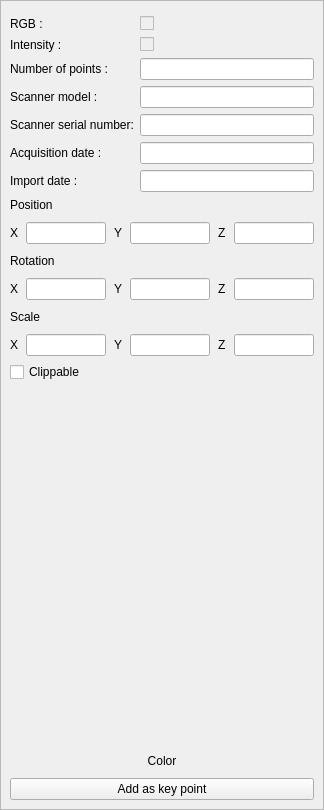
<?xml version="1.0" encoding="UTF-8"?>
<ui version="4.0">
 <class>PropertyScan</class>
 <widget class="QWidget" name="PropertyScan">
  <property name="geometry">
   <rect>
    <x>0</x>
    <y>0</y>
    <width>324</width>
    <height>810</height>
   </rect>
  </property>
  <property name="sizePolicy">
   <sizepolicy hsizetype="Preferred" vsizetype="Preferred">
    <horstretch>0</horstretch>
    <verstretch>0</verstretch>
   </sizepolicy>
  </property>
  <property name="maximumSize">
   <size>
    <width>600</width>
    <height>16777215</height>
   </size>
  </property>
  <property name="windowTitle">
   <string>Scan properties</string>
  </property>
  <layout class="QGridLayout" name="gridLayout">
   <property name="leftMargin">
    <number>0</number>
   </property>
   <property name="topMargin">
    <number>0</number>
   </property>
   <property name="rightMargin">
    <number>0</number>
   </property>
   <property name="bottomMargin">
    <number>0</number>
   </property>
   <item row="0" column="0" colspan="2">
    <widget class="QScrollArea" name="scrollArea">
     <property name="widgetResizable">
      <bool>true</bool>
     </property>
     <widget class="QWidget" name="scrollAreaWidgetContents">
      <property name="geometry">
       <rect>
        <x>0</x>
        <y>0</y>
        <width>322</width>
        <height>808</height>
       </rect>
      </property>
      <layout class="QGridLayout" name="gridLayout_3">
       <item row="6" column="0">
        <widget class="QLabel" name="label_acquisition_date">
         <property name="text">
          <string>Acquisition date :</string>
         </property>
        </widget>
       </item>
       <item row="0" column="0" colspan="2">
        <widget class="GenericPropertiesHead" name="genericPropsHeadWidget" native="true"/>
       </item>
       <item row="4" column="1">
        <widget class="QLineEdit" name="scannerModel">
         <property name="enabled">
          <bool>true</bool>
         </property>
         <property name="readOnly">
          <bool>true</bool>
         </property>
        </widget>
       </item>
       <item row="13" column="0" colspan="2">
        <widget class="QPushButton" name="addAsKeyPoint">
         <property name="text">
          <string>Add as key point</string>
         </property>
        </widget>
       </item>
       <item row="7" column="1">
        <widget class="QLineEdit" name="importDate">
         <property name="enabled">
          <bool>true</bool>
         </property>
         <property name="readOnly">
          <bool>true</bool>
         </property>
        </widget>
       </item>
       <item row="5" column="0">
        <widget class="QLabel" name="label_scanner_serial_number">
         <property name="text">
          <string>Scanner serial number:</string>
         </property>
        </widget>
       </item>
       <item row="3" column="1">
        <widget class="QLineEdit" name="numberOfPoints">
         <property name="enabled">
          <bool>true</bool>
         </property>
         <property name="readOnly">
          <bool>true</bool>
         </property>
        </widget>
       </item>
       <item row="11" column="0" colspan="2">
        <spacer name="verticalSpacer">
         <property name="orientation">
          <enum>Qt::Vertical</enum>
         </property>
         <property name="sizeHint" stdset="0">
          <size>
           <width>0</width>
           <height>0</height>
          </size>
         </property>
        </spacer>
       </item>
       <item row="1" column="0">
        <widget class="QLabel" name="label_rgb">
         <property name="text">
          <string>RGB :</string>
         </property>
        </widget>
       </item>
       <item row="4" column="0">
        <widget class="QLabel" name="label_scanner_model">
         <property name="text">
          <string>Scanner model :</string>
         </property>
        </widget>
       </item>
       <item row="2" column="0">
        <widget class="QLabel" name="label_intensity">
         <property name="text">
          <string>Intensity :</string>
         </property>
        </widget>
       </item>
       <item row="8" column="0" colspan="2">
        <layout class="QGridLayout" name="gridLayout_2" rowstretch="0,0,0,0,0,0,0,0" columnstretch="0,0,0,0,0,0">
         <property name="horizontalSpacing">
          <number>8</number>
         </property>
         <property name="verticalSpacing">
          <number>10</number>
         </property>
         <item row="3" column="3">
          <widget class="QDoubleEdit" name="posY">
           <property name="enabled">
            <bool>true</bool>
           </property>
           <property name="text">
            <string/>
           </property>
           <property name="readOnly">
            <bool>true</bool>
           </property>
          </widget>
         </item>
         <item row="5" column="1">
          <widget class="QDoubleEdit" name="rotX">
           <property name="enabled">
            <bool>true</bool>
           </property>
           <property name="readOnly">
            <bool>true</bool>
           </property>
          </widget>
         </item>
         <item row="5" column="3">
          <widget class="QDoubleEdit" name="rotY">
           <property name="enabled">
            <bool>true</bool>
           </property>
           <property name="readOnly">
            <bool>true</bool>
           </property>
          </widget>
         </item>
         <item row="2" column="0" colspan="2">
          <layout class="QHBoxLayout" name="horizontalLayout_2">
           <item>
            <widget class="QLabel" name="label_9">
             <property name="text">
              <string>Position</string>
             </property>
            </widget>
           </item>
          </layout>
         </item>
         <item row="3" column="2">
          <widget class="QLabel" name="label_11">
           <property name="text">
            <string>Y</string>
           </property>
          </widget>
         </item>
         <item row="5" column="2">
          <widget class="QLabel" name="label_15">
           <property name="text">
            <string>Y</string>
           </property>
          </widget>
         </item>
         <item row="5" column="0">
          <widget class="QLabel" name="label_14">
           <property name="text">
            <string>X</string>
           </property>
          </widget>
         </item>
         <item row="3" column="1">
          <widget class="QDoubleEdit" name="posX">
           <property name="enabled">
            <bool>true</bool>
           </property>
           <property name="readOnly">
            <bool>true</bool>
           </property>
          </widget>
         </item>
         <item row="3" column="4">
          <widget class="QLabel" name="label_12">
           <property name="text">
            <string>Z</string>
           </property>
          </widget>
         </item>
         <item row="5" column="4">
          <widget class="QLabel" name="label_16">
           <property name="text">
            <string>Z</string>
           </property>
          </widget>
         </item>
         <item row="4" column="0" colspan="2">
          <widget class="QLabel" name="label_13">
           <property name="text">
            <string>Rotation</string>
           </property>
          </widget>
         </item>
         <item row="5" column="5">
          <widget class="QDoubleEdit" name="rotZ">
           <property name="enabled">
            <bool>true</bool>
           </property>
           <property name="readOnly">
            <bool>true</bool>
           </property>
          </widget>
         </item>
         <item row="3" column="5">
          <widget class="QDoubleEdit" name="posZ">
           <property name="enabled">
            <bool>true</bool>
           </property>
           <property name="readOnly">
            <bool>true</bool>
           </property>
          </widget>
         </item>
         <item row="3" column="0">
          <widget class="QLabel" name="label_10">
           <property name="text">
            <string>X</string>
           </property>
          </widget>
         </item>
         <item row="6" column="0" colspan="2">
          <widget class="QLabel" name="label">
           <property name="text">
            <string>Scale</string>
           </property>
          </widget>
         </item>
         <item row="7" column="0">
          <widget class="QLabel" name="label_2">
           <property name="text">
            <string>X</string>
           </property>
          </widget>
         </item>
         <item row="7" column="1">
          <widget class="QDoubleEdit" name="scaleX"/>
         </item>
         <item row="7" column="2">
          <widget class="QLabel" name="label_3">
           <property name="text">
            <string>Y</string>
           </property>
          </widget>
         </item>
         <item row="7" column="4">
          <widget class="QLabel" name="label_4">
           <property name="text">
            <string>Z</string>
           </property>
          </widget>
         </item>
         <item row="7" column="3">
          <widget class="QDoubleEdit" name="scaleY"/>
         </item>
         <item row="7" column="5">
          <widget class="QDoubleEdit" name="scaleZ"/>
         </item>
        </layout>
       </item>
       <item row="7" column="0">
        <widget class="QLabel" name="label_import_date">
         <property name="text">
          <string>Import date :</string>
         </property>
        </widget>
       </item>
       <item row="9" column="0">
        <widget class="QCheckBox" name="checkBox_clippable">
         <property name="text">
          <string>Clippable</string>
         </property>
        </widget>
       </item>
       <item row="5" column="1">
        <widget class="QLineEdit" name="scannerSerialNumber">
         <property name="enabled">
          <bool>true</bool>
         </property>
         <property name="readOnly">
          <bool>true</bool>
         </property>
        </widget>
       </item>
       <item row="10" column="0" colspan="2">
        <widget class="GenericPropertiesFeet" name="genericPropsFeetWidget" native="true"/>
       </item>
       <item row="2" column="1">
        <widget class="QCheckBox" name="IntensityCheckBox">
         <property name="enabled">
          <bool>false</bool>
         </property>
         <property name="mouseTracking">
          <bool>false</bool>
         </property>
         <property name="focusPolicy">
          <enum>Qt::NoFocus</enum>
         </property>
         <property name="text">
          <string/>
         </property>
         <property name="checkable">
          <bool>true</bool>
         </property>
        </widget>
       </item>
       <item row="6" column="1">
        <widget class="QLineEdit" name="acquisitionDate">
         <property name="enabled">
          <bool>true</bool>
         </property>
         <property name="readOnly">
          <bool>true</bool>
         </property>
        </widget>
       </item>
       <item row="3" column="0">
        <widget class="QLabel" name="label_nb_points">
         <property name="text">
          <string>Number of points :</string>
         </property>
        </widget>
       </item>
       <item row="12" column="0" colspan="2">
        <widget class="QPushButton" name="colorPicker">
         <property name="autoFillBackground">
          <bool>true</bool>
         </property>
         <property name="text">
          <string>Color</string>
         </property>
         <property name="icon">
          <iconset theme=":/icons/100x100/icons8-question-mark-32.png">
           <normaloff>.</normaloff>.</iconset>
         </property>
         <property name="flat">
          <bool>true</bool>
         </property>
        </widget>
       </item>
       <item row="1" column="1">
        <widget class="QCheckBox" name="RGBCheckBox">
         <property name="enabled">
          <bool>false</bool>
         </property>
         <property name="mouseTracking">
          <bool>false</bool>
         </property>
         <property name="focusPolicy">
          <enum>Qt::NoFocus</enum>
         </property>
         <property name="text">
          <string/>
         </property>
         <property name="checkable">
          <bool>true</bool>
         </property>
        </widget>
       </item>
      </layout>
     </widget>
    </widget>
   </item>
  </layout>
 </widget>
 <customwidgets>
  <customwidget>
   <class>QDoubleEdit</class>
   <extends>QLineEdit</extends>
   <header>qdoubleedit.h</header>
  </customwidget>
  <customwidget>
   <class>GenericPropertiesHead</class>
   <extends>QWidget</extends>
   <header location="global">GenericPropertiesHead.h</header>
   <container>1</container>
  </customwidget>
  <customwidget>
   <class>GenericPropertiesFeet</class>
   <extends>QWidget</extends>
   <header>GenericPropertiesFeet.h</header>
   <container>1</container>
  </customwidget>
 </customwidgets>
 <tabstops>
  <tabstop>posX</tabstop>
  <tabstop>posY</tabstop>
  <tabstop>posZ</tabstop>
  <tabstop>rotX</tabstop>
  <tabstop>rotY</tabstop>
  <tabstop>rotZ</tabstop>
 </tabstops>
 <resources>
  <include location="../../../openscantools.qrc"/>
 </resources>
 <connections/>
</ui>
